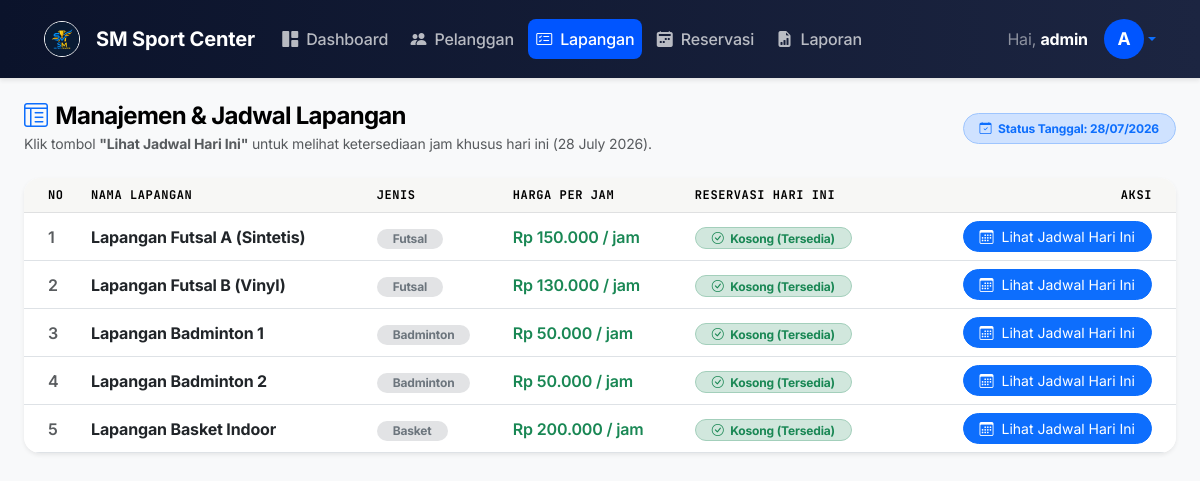
The page /lapangan/index.php (signed in) on the database as committed earlier.
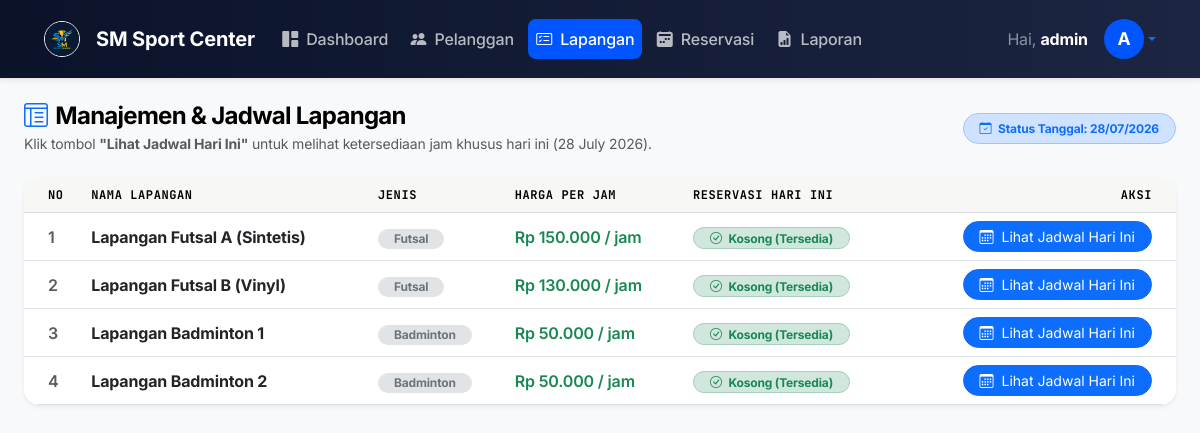
The same page on the database as committed later.
### tables this page shows
CREATE TABLE IF NOT EXISTS `lapangan` (
  `id_lapangan` INT AUTO_INCREMENT PRIMARY KEY,
  `nama_lapangan` VARCHAR(100) NOT NULL,
  `jenis` VARCHAR(50) NOT NULL,  
  `harga_per_jam` INT NOT NULL,
  `status` ENUM('Tersedia', 'Tidak Tersedia') NOT NULL DEFAULT 'Tersedia'
);

### lapangan/index.php (the view, shortened to what this page needs)
<?php
require_once '../config/koneksi.php';
require_once '../includes/header.php';
$hari_ini_formatted = date('d F Y');
$reservasi_per_lapangan = [];
$stmt_lapangan = $koneksi->query("SELECT * FROM lapangan ORDER BY id_lapangan ASC");
$lapangan_list = $stmt_lapangan->fetchAll();
?>
<div class="page-header d-flex justify-content-between align-items-center mb-4">
    <div>
        <h4 class="mb-1"><i class="bi bi-layout-text-window-reverse me-2 text-primary"></i>Manajemen & Jadwal Lapangan</h4>
        <p class="text-muted mb-0 small">Klik tombol <strong>"Lihat Jadwal Hari Ini"</strong> untuk melihat ketersediaan jam khusus hari ini (<?= $hari_ini_formatted ?>).</p>
    </div>
    <span class="badge bg-primary-subtle text-primary border border-primary-subtle px-3 py-2 rounded-pill">
        <i class="bi bi-calendar-check me-1"></i> Status Tanggal: <?= date('d/m/Y') ?>
    </span>
</div>
<div class="card border-0 shadow-sm rounded-4 overflow-hidden">
    <div class="card-body p-0">
        <div class="table-responsive">
            <table class="table table-hover align-middle mb-0">
                <thead class="table-light">
                    <tr>
                        <th class="ps-4">No</th>
                        <th>Nama Lapangan</th>
                        <th>Jenis</th>
                        <th>Harga per Jam</th>
                        <th>Reservasi Hari Ini</th>
                        <th class="text-end pe-4">Aksi</th>
                    </tr>
                </thead>
                <tbody>
                    <?php
                    $no = 1;
                    foreach ($lapangan_list as $row) {
                        $id_lap = $row['id_lapangan'];
                        $list_booking = $reservasi_per_lapangan[$id_lap] ?? [];
                        $jumlah_booking = count($list_booking);
                    ?>
                        <tr>
                            <td class="ps-4 fw-semibold text-muted"><?= $no++ ?></td>
                            <td>
                                <a href="#" class="fw-bold text-decoration-none text-dark hover-primary" data-bs-toggle="modal" data-bs-target="#modalJadwal<?= $id_lap ?>">
                                    <?= htmlspecialchars($row['nama_lapangan']) ?>
                                </a>
                            </td>
                            <td><span class="badge bg-secondary-subtle text-secondary rounded-pill px-3"><?= htmlspecialchars($row['jenis']) ?></span></td>
                            <td class="fw-semibold text-success">Rp <?= number_format($row['harga_per_jam'], 0, ',', '.') ?> / jam</td>
                            <td>
                                <?php if ($jumlah_booking > 0): ?>
                                    <span class="badge bg-info-subtle text-info border border-info-subtle rounded-pill px-3">
                                        <i class="bi bi-clock-history me-1"></i> <?= $jumlah_booking ?> Terisi Hari Ini
                                    </span>
                                <?php else: ?>
                                    <span class="badge bg-success-subtle text-success border border-success-subtle rounded-pill px-3">
                                        <i class="bi bi-check-circle me-1"></i> Kosong (Tersedia)
                                    </span>
                                <?php endif; ?>
                            </td>
                            <td class="text-end pe-4">
                                <button class="btn btn-sm btn-primary rounded-pill px-3" data-bs-toggle="modal" data-bs-target="#modalJadwal<?= $id_lap ?>">
                                    <i class="bi bi-calendar3 me-1"></i> Lihat Jadwal Hari Ini
                                </button>
                            </td>
                        </tr>
                    <?php } ?>
                </tbody>
            </table>
        </div>
    </div>
</div>
<?php require_once '../includes/footer.php'; ?>

Rows that differ between the two databases and show on the page:
removed lapangan: nama_lapangan "Lapangan Basket Indoor", jenis "Basket", harga_per_jam "200.000", shows "Kosong (Tersedia)"
